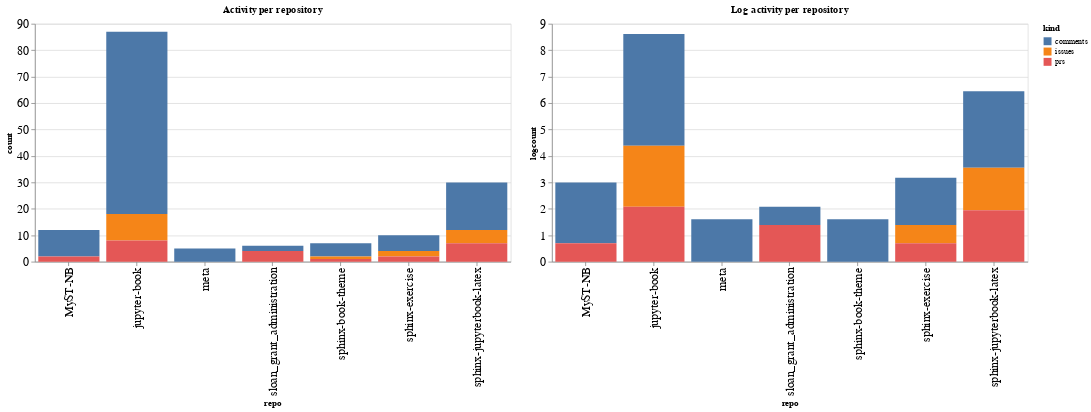

Source (notebook cell):
### Code cell
ch1 = alt.Chart(repo_summaries, width=600, title="Activity per repository").mark_bar().encode(
    x='repo',
    y='count',
    color='kind',
    tooltip="kind"
)

ch2 = alt.Chart(repo_summaries, width=600, title="Log activity per repository").mark_bar().encode(
    x='repo',
    y='logcount',
    color='kind',
    tooltip="kind"
)

ch1 | ch2

### Figure 1 — Vega-Lite specification as saved in the notebook (floating-point values rounded to 4 significant figures)
{"config": {"axisLeft": {"labelFontSize": 15}, "axisBottom": {"labelFontSize": 15}}, "hconcat": [{"mark": "bar", "encoding": {"color": {"type": "nominal", "field": "kind"}, "tooltip": {"type": "nominal", "field": "kind"}, "x": {"type": "nominal", "field": "repo"}, "y": {"type": "quantitative", "field": "count"}}, "title": "Activity per repository", "width": 600}, {"mark": "bar", "encoding": {"color": {"type": "nominal", "field": "kind"}, "tooltip": {"type": "nominal", "field": "kind"}, "x": {"type": "nominal", "field": "repo"}, "y": {"type": "quantitative", "field": "logcount"}}, "title": "Log activity per repository", "width": 600}], "data": {"name": "data-9237c9865d1e718b153b2de38371bf05"}, "$schema": "https://vega.github.io/schema/vega-lite/v4.8.1.json", "datasets": {"data-9237c9865d1e718b153b2de38371bf05": [{"repo": "MyST-NB", "kind": "comments", "count": 10, "logcount": 2.303}, {"repo": "MyST-NB", "kind": "prs", "count": 2, "logcount": 0.6931}, {"repo": "jupyter-book", "kind": "comments", "count": 69, "logcount": 4.234}, {"repo": "jupyter-book", "kind": "issues", "count": 10, "logcount": 2.303}, {"repo": "jupyter-book", "kind": "prs", "count": 8, "logcount": 2.079}, {"repo": "meta", "kind": "comments", "count": 5, "logcount": 1.609}, {"repo": "sloan_grant_administration", "kind": "comments", "count": 2, "logcount": 0.6931}, {"repo": "sloan_grant_administration", "kind": "prs", "count": 4, "logcount": 1.386}, {"repo": "sphinx-book-theme", "kind": "comments", "count": 5, "logcount": 1.609}, {"repo": "sphinx-book-theme", "kind": "issues", "count": 1, "logcount": 0.0}, {"repo": "sphinx-book-theme", "kind": "prs", "count": 1, "logcount": 0.0}, {"repo": "sphinx-exercise", "kind": "comments", "count": 6, "logcount": 1.792}, {"repo": "sphinx-exercise", "kind": "issues", "count": 2, "logcount": 0.6931}, {"repo": "sphinx-exercise", "kind": "prs", "count": 2, "logcount": 0.6931}, {"repo": "sphinx-jupyterbook-latex", "kind": "comments", "count": 18, "logcount": 2.89}, {"repo": "sphinx-jupyterbook-latex", "kind": "issues", "count": 5, "logcount": 1.609}, {"repo": "sphinx-jupyterbook-latex", "kind": "prs", "count": 7, "logcount": 1.946}]}}
